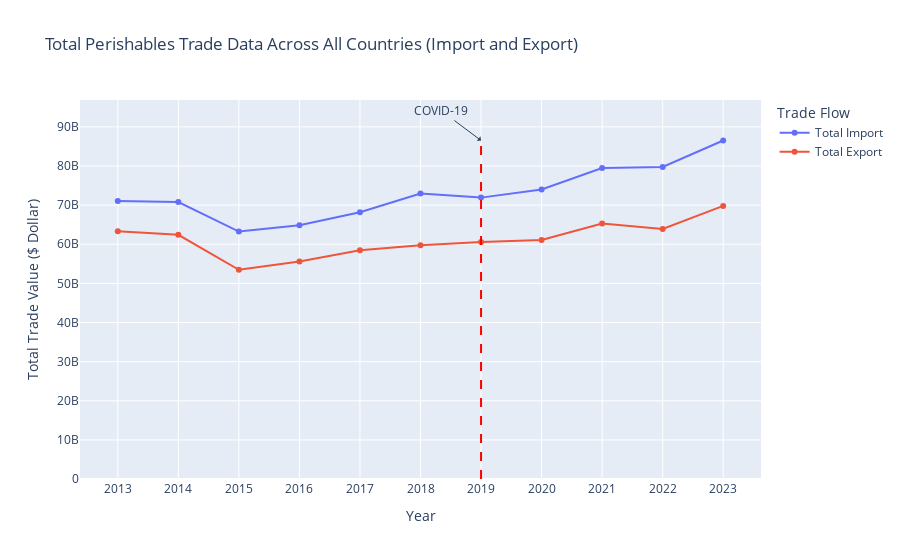

Write notebook code for a chart like this one.
### Markdown cell above
3. **Electrical Machinery and Equipment**:
   - **Trend Overview**: The trade value for both imports and exports of electrical machinery and equipment demonstrated steady growth from 2013 to 2019. However, a notable dip in 2020 aligns with the onset of the COVID-19 pandemic.
   - **Impact of COVID-19**: The pandemic caused a disruption in trade, visible as a decline in both import and export values in 2020. This was followed by a recovery trend from 2021 onwards, with imports rebounding more significantly than exports.
   - **Post-Pandemic Recovery**: By 2023, import values surpassed pre-pandemic levels, indicating resilience and a robust recovery. Exports, although recovered, showed a slower growth rate compared to imports, suggesting potential supply chain or market challenges.

### Code cell
df_path = r'data/SQ2/TradeData020708.xlsx'
load_and_display_data(df_path, "COVID-19", "Total Perishables Trade Data Across All Countries (Import and Export)", "Total Trade Value ($ Dollar)")

### Figure 1 — Plotly figure (JSON) as saved in the notebook; plotly's stock layout.template omitted (floating-point values rounded to 4 significant figures)
{"data": [{"mode": "lines+markers", "name": "Total Import", "x": [2013, 2014, 2015, 2016, 2017, 2018, 2019, 2020, 2021, 2022, 2023], "y": [71060000000.0, 70800000000.0, 63250000000.0, 64840000000.0, 68190000000.0, 73000000000.0, 71920000000.0, 74000000000.0, 79480000000.0, 79770000000.0, 86520000000.0], "type": "scatter"}, {"mode": "lines+markers", "name": "Total Export", "x": [2013, 2014, 2015, 2016, 2017, 2018, 2019, 2020, 2021, 2022, 2023], "y": [63350000000.0, 62410000000.0, 53460000000.0, 55620000000.0, 58480000000.0, 59770000000.0, 60560000000.0, 61090000000.0, 65290000000.0, 63920000000.0, 69800000000.0], "type": "scatter"}], "layout": {"xaxis": {"title": {"text": "Year"}, "tickmode": "linear"}, "title": {"text": "Total Perishables Trade Data Across All Countries (Import and Export)"}, "yaxis": {"title": {"text": "Total Trade Value ($ Dollar)"}}, "legend": {"title": {"text": "Trade Flow"}}, "shapes": [{"line": {"color": "red", "dash": "dash"}, "type": "line", "x0": 2019, "x1": 2019, "y0": 0, "y1": 86520000000.0}], "annotations": [{"arrowhead": 1, "ax": -40, "ay": -30, "showarrow": true, "text": "COVID-19", "x": 2019, "y": 86520000000.0}]}}
